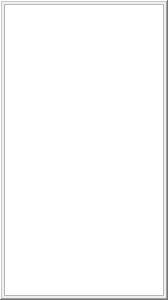
<?xml version="1.0" encoding="UTF-8"?>
<ui version="4.0">
 <class>current</class>
 <widget class="QFrame" name="current">
  <property name="geometry">
   <rect>
    <x>0</x>
    <y>0</y>
    <width>168</width>
    <height>300</height>
   </rect>
  </property>
  <property name="sizePolicy">
   <sizepolicy hsizetype="Expanding" vsizetype="Expanding">
    <horstretch>0</horstretch>
    <verstretch>0</verstretch>
   </sizepolicy>
  </property>
  <property name="minimumSize">
   <size>
    <width>168</width>
    <height>0</height>
   </size>
  </property>
  <property name="maximumSize">
   <size>
    <width>1000</width>
    <height>16777215</height>
   </size>
  </property>
  <property name="windowTitle">
   <string>Frame</string>
  </property>
  <property name="frameShape">
   <enum>QFrame::WinPanel</enum>
  </property>
  <property name="frameShadow">
   <enum>QFrame::Raised</enum>
  </property>
  <property name="lineWidth">
   <number>2</number>
  </property>
  <property name="midLineWidth">
   <number>0</number>
  </property>
  <layout class="QVBoxLayout" name="grid" stretch="1">
   <property name="spacing">
    <number>2</number>
   </property>
   <property name="leftMargin">
    <number>2</number>
   </property>
   <property name="topMargin">
    <number>2</number>
   </property>
   <property name="rightMargin">
    <number>2</number>
   </property>
   <property name="bottomMargin">
    <number>2</number>
   </property>
   <item>
    <widget class="QGraphicsView" name="uiPicture">
     <property name="sizePolicy">
      <sizepolicy hsizetype="MinimumExpanding" vsizetype="MinimumExpanding">
       <horstretch>0</horstretch>
       <verstretch>0</verstretch>
      </sizepolicy>
     </property>
    </widget>
   </item>
  </layout>
 </widget>
 <resources/>
 <connections/>
</ui>
